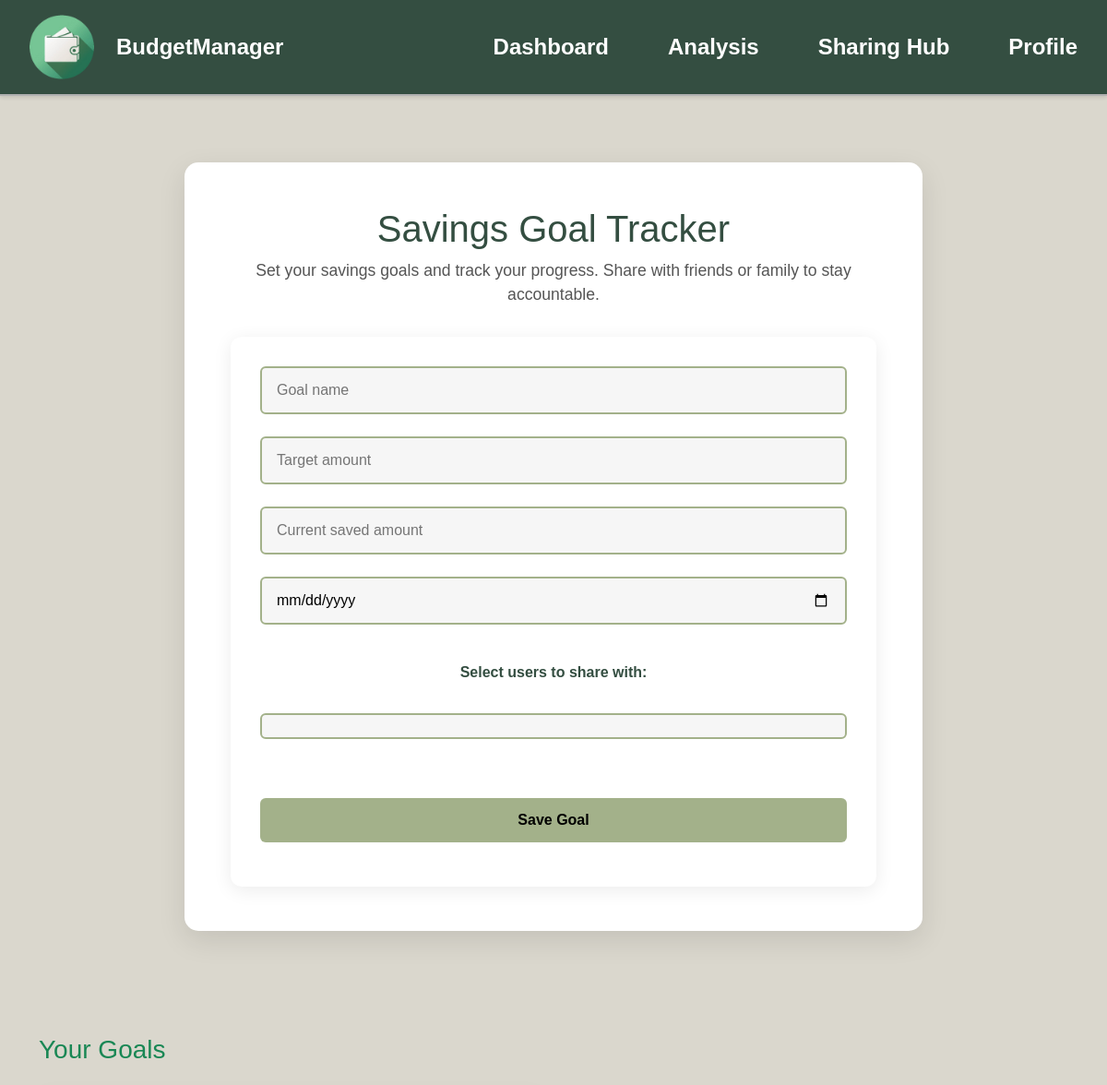
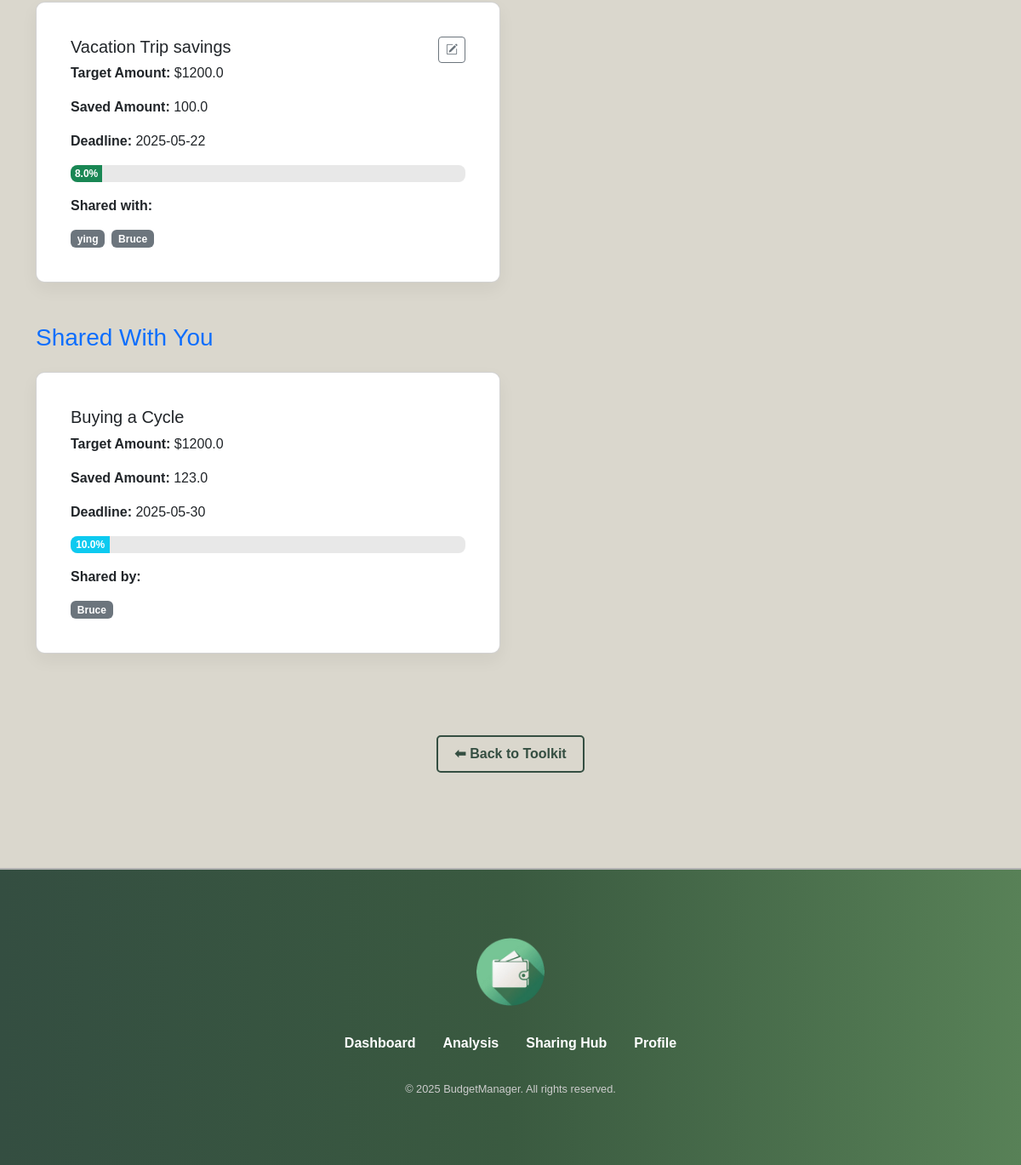
/savings-goal-tracker (signed in), run on the app's committed database (2 pictures, top to bottom).
### models/savings_goal.py (models this page shows)
class SavingsGoal(db.Model):
    __tablename__ = 'savings_goals'
    id = db.Column(db.Integer, primary_key=True)
    user_id = db.Column(db.Integer, db.ForeignKey('users.id'), nullable=False)
    goal_name = db.Column(db.String(100), nullable=False)
    target_amount = db.Column(db.Float, nullable=False)
    saved_amount = db.Column(db.Float, default=0.0)
    deadline = db.Column(db.Date, nullable=False)
    created_at = db.Column(db.DateTime, default=datetime.utcnow)
    shares = db.relationship('SavingsGoalShare', backref='savings_goal', lazy=True)
    owner = db.relationship('User', backref='goals')

### models/savings_goal_share.py (models this page shows)
class SavingsGoalShare(db.Model):
    __tablename__ = 'savings_goal_shares'
    id = db.Column(db.Integer, primary_key=True)
    goal_id = db.Column(db.Integer, db.ForeignKey('savings_goals.id'), nullable=False)
    shared_with_user_id = db.Column(db.Integer, db.ForeignKey('users.id'), nullable=False)
    tool_name = db.Column(db.String(100), nullable=False)  # e.g., 'savings_goal', 'future_predictor'
    created_at = db.Column(db.DateTime, default=datetime.utcnow)
    shared_user = db.relationship(
        "User",
        backref="shared_goals",
        primaryjoin="SavingsGoalShare.shared_with_user_id==User.id"
    )
    goal = db.relationship("SavingsGoal", backref="shared_records")

### models/user.py (models this page shows, shortened)
class User(db.Model):
    __tablename__ = 'users'
    id = db.Column(db.Integer, primary_key=True)
    name = db.Column(db.String(100), nullable=False)
    email = db.Column(db.String(100), unique=True, nullable=False)
    password_hash = db.Column(db.String(256), nullable=False)
    created_at = db.Column(db.DateTime, default=datetime.utcnow)

### app.py (the view, shortened to what this page needs)
@app.route('/savings-goal-tracker', methods=['GET', 'POST'])
@login_required_custom
def savings_goal_tracker():
    user_id = session.get('user_id')
    own_goals = SavingsGoal.query.filter_by(user_id=user_id).all()
    shared_goal_ids = [s.goal_id for s in SavingsGoalShare.query.filter_by(shared_with_user_id=user_id).all()]
    shared_goals = SavingsGoal.query.filter(SavingsGoal.id.in_(shared_goal_ids)).all()
    all_users = User.query.filter(User.id != user_id).all()
    return render_template('savings_goal_tracker.html', own_goals=own_goals, shared_goals=shared_goals, users=all_users)

### app.py (called while the page is built)
def login_required_custom(f):
    @wraps(f)
    def decorated_function(*args, **kwargs):
        if 'user_id' not in session:
            flash('please login first', 'warning')
            return redirect(url_for('login'))
        return f(*args, **kwargs)
    return decorated_function

### templates/savings_goal_tracker.html (shortened to what this page needs)
{% extends "layout_user.html" %}
{% block styles %}
<link href="https://cdn.jsdelivr.net/npm/bootstrap@5.3.5/dist/css/bootstrap.min.css" rel="stylesheet">
<link href="https://cdn.jsdelivr.net/npm/bootstrap-icons@1.11.0/font/bootstrap-icons.css" rel="stylesheet">
<link rel="stylesheet" href="{{ url_for('static', filename='css/style.css') }}">
<link rel="stylesheet" href="{{ url_for('static', filename='css/analysis_tools.css') }}">
<link rel="stylesheet" href="{{ url_for('static', filename='css/analysis.css') }}">
{% endblock %}
{% block content %}
<div class="main-content-with-navbar">
    <section class="expense-tracker-section">
        <div class="goal-tracker-box">
            <h2>Savings Goal Tracker</h2>
            <p>Set your savings goals and track your progress. Share with friends or family to stay accountable.</p>
            <form method="POST" class="goal-form">
                <input type="text" name="goal_name" placeholder="Goal name" required>
                <input type="number" step="0.01" name="target_amount" placeholder="Target amount" required>
                <input type="number" step="0.01" name="saved_amount" placeholder="Current saved amount" required>
                <input type="date" name="deadline" required>
                <label class="fw-bold mb-2 mt-3">Select users to share with:</label>
                <div class="custom-multiselect" id="user-multiselect">
                    <div class="selected-tags" id="selected-tags"></div>
                </div>
                <button type="submit" class="btn btn-secondary mt-3">Save Goal</button>
            </form>
        </div>
    </section>
    <div class="container my-5">
        <h3 class="mb-4 text-success">Your Goals</h3>
        <div class="row row-cols-1 row-cols-md-2 g-4">
            {% for goal in own_goals %}
            <div class="col">
                <div class="card goal-card h-100" id="goal-{{ goal.id }}">
                    <div class="card-body">
                        <div class="d-flex justify-content-between align-items-start">
                            <h5 class="card-title mb-1">{{ goal.goal_name }}</h5>
                            <a href="{{ url_for('edit_savings_goal', goal_id=goal.id) }}" class="btn btn-sm btn-outline-secondary" title="Edit Goal">
                                <i class="bi bi-pencil-square"></i>
                            </a>
                        </div>
                        <p class="card-text"><strong>Target Amount:</strong> ${{ goal.target_amount }}</p>
                        <p class="card-text"><strong>Saved Amount:</strong> {{ goal.saved_amount }}</p>
                        <p class="card-text"><strong>Deadline:</strong> {{ goal.deadline }}</p>
                        <div class="progress mb-3">
                            {% set progress = (goal.saved_amount / goal.target_amount * 100) | round(0) %}
                            <div class="progress-bar bg-success" style="width: {{ progress }}%;">
                            {{ progress }}%
                            </div>
                        </div>
                        <p class="card-text"><strong>Shared with:</strong></p>
                        <div class="d-flex flex-wrap gap-2">
                        {% for share in goal.shares %}
                            <span class="badge bg-secondary">{{ share.shared_user.name }}</span>
                        {% endfor %}
                        </div>
                    </div>
                </div>
            </div>
            {% endfor %}
        </div>
        <h3 class="mt-5 mb-4 text-primary">Shared With You</h3>
        <div class="row row-cols-1 row-cols-md-2 g-4">
          {% for goal in shared_goals %}
          <div class="col">
            <div class="card goal-card h-100" id="goal-{{ goal.id }}">
              <div class="card-body">
                <h5 class="card-title">{{ goal.goal_name }}</h5>
                <p class="card-text"><strong>Target Amount:</strong> ${{ goal.target_amount }}</p>
                <p class="card-text"><strong>Saved Amount:</strong> {{ goal.saved_amount }}</p>
                <p class="card-text"><strong>Deadline:</strong> {{ goal.deadline }}</p>
                <div class="progress mb-3">
                    {% set progress = (goal.saved_amount / goal.target_amount * 100) | round(0) %}
                    <div class="progress-bar bg-info" style="width: {{ progress }}%;">
                      {{ progress }}%
                    </div>
                </div>
                <p class="card-text"><strong>Shared by:</strong></p>
                <div class="d-flex flex-wrap gap-2">
                    <span class="badge bg-secondary">{{ goal.owner.name }}</span>
                </div>
              </div>
            </div>
          </div>
          {% endfor %}
        </div>
    </div>
    <div style="display: flex; justify-content: center;" class="my-4">
      <a href="{{ url_for('analysis') }}" class="tool-button">⬅ Back to Toolkit</a>
    </div>
</div>
{% endblock %}

### static/css/style.css (style rules this page uses)
body, h1, ul, li, a { margin: 0; padding: 0; list-style: none; text-decoration: none; color: inherit; }
body { font-family: 'Arial', sans-serif; background-color: #DAD7CD; color: #000; display: flex; flex-direction: column; }
body, html { scroll-behavior: smooth; height: 100%; }

### static/css/analysis_tools.css (style rules this page uses)
.expense-tracker-section { background-color: #DAD7CD; padding: 4rem 1rem; display: flex; justify-content: center; }
.btn-primary, .btn-secondary { display: inline-block; padding: 0.75rem 1.5rem; margin: 1rem 0; font-size: 1rem; font-weight: bold; border-radius: 6px; text-decoration: none; transition: all 0.3s ease; }
.btn-secondary { background-color: #A3B18A; color: #000; border: none; }
.progress { margin-top: 8px; height: 20px; }
.progress-bar { background-color: #76c7c0; color: #fff; }
.goal-tracker-box { background: #ffffff; padding: 3rem; border-radius: 15px; box-shadow: 0 10px 30px rgba(0, 0, 0, 0.1); max-width: 800px; width: 100%; margin: 0 auto; text-align: center; color: #333; }
.goal-tracker-box h2 { font-size: 2.5rem; color: #344E41; margin-bottom: 0.5rem; }
.goal-tracker-box p { font-size: 1.1rem; margin-bottom: 2rem; color: #555; }
.goal-form { margin-top: 2rem; padding: 2rem; background-color: #ffffff; border-radius: 12px; box-shadow: 0 4px 20px rgba(0, 0, 0, 0.08); max-width: 700px; margin-left: auto; margin-right: auto; display: flex; flex-direction: column; gap: 1.5rem; }
.goal-form input[type="text"], .goal-form input[type="number"], .goal-form input[type="date"], .goal-form select { padding: 0.75rem 1rem; border: 2px solid #A3B18A; border-radius: 6px; font-size: 1rem; width: 100%; background-color: #f6f6f6; transition: border-color 0.3s ease; }
.goal-form label { font-weight: 600; color: #344E41; }
.goal-form .btn-secondary { background-color: #A3B18A; color: #000; font-weight: bold; padding: 0.75rem 1.5rem; border: none; border-radius: 6px; transition: background-color 0.3s ease, color 0.3s ease; }
.goal-card { background-color: #fff; border-radius: 10px; box-shadow: 0 8px 20px rgba(0, 0, 0, 0.05); padding: 1.5rem; transition: transform 0.3s ease; }
.progress { height: 20px; border-radius: 8px; background-color: #e8e8e8; }
.progress-bar { font-weight: bold; }
.custom-multiselect { border: 2px solid #A3B18A; border-radius: 6px; padding: 0.5rem; background-color: #f6f6f6; position: relative; cursor: pointer; }
.selected-tags { display: flex; flex-wrap: wrap; gap: 0.5rem; padding-bottom: 0.5rem; }

### static/css/analysis.css (style rules this page uses)
.main-content-with-navbar { margin-top: 7rem; margin-bottom: 7rem; }
.tool-button { display: inline-block; margin-top: 3rem; padding: 0.5rem 1.2rem; border: 2px solid #344E41; background-color: transparent; color: #344E41; font-weight: bold; text-decoration: none; border-radius: 5px; transition: all 0.3s ease; }

### data on the page
SavingsGoal: goal_name "Vacation Trip savings", target_amount "1200.0", saved_amount "100.0", deadline "2025-05-22", progress "8.0"
SavingsGoalShare: shared_user.name "ying"
SavingsGoalShare: shared_user.name "Bruce"
SavingsGoal: goal_name "Buying a Cycle", target_amount "1200.0", saved_amount "123.0", deadline "2025-05-30", progress "10.0", owner.name "Bruce"
